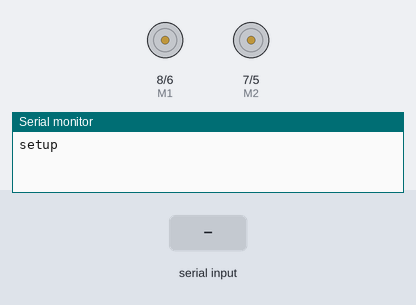
Simulated run of this sketch. Board: Arduino Uno, built with avr-gcc and run on an emulated ATmega328P. Parts: direction and speed pins drawn as motors (green arrow = direction pin HIGH = forward, orange = LOW = backward, longer = more drive), the last lines printed to the serial monitor. The inputs (shaded band) are chosen by the test bench.

Above: at 1.2 s.
1.3 s: "w" received over Serial
At 2.5 s:
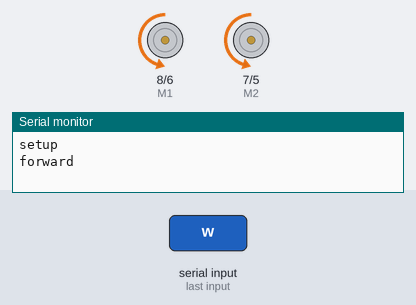
2.8 s: "s" received over Serial
At 3.9 s:
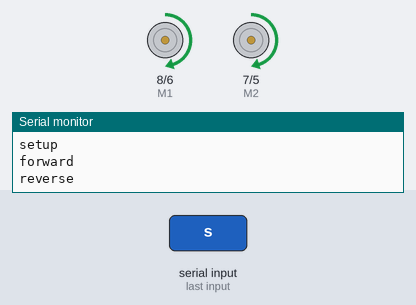
4.3 s: "a" received over Serial
At 5.0 s:
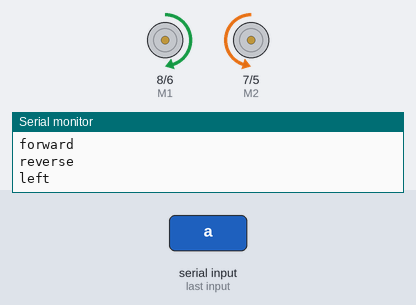
5.8 s: "d" received over Serial
At 6.2 s:
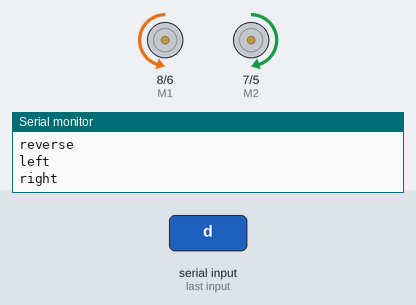
7.3 s: "W" received over Serial
At 8.5 s:
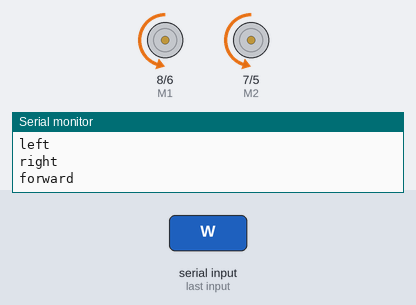
8.8 s: "S" received over Serial
At 9.6 s:
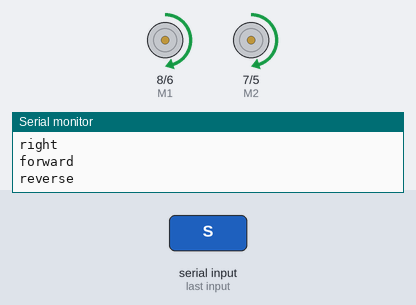
Timing chart, 0 to 11.3 s (numbered marks = the images above; inputs shaded):
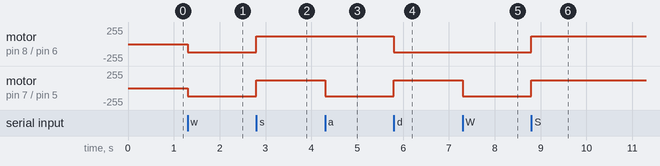

The sketch:

tank_wasd_keyboard_control.ino
```cpp
/*To control the rover, Copy and paste the code below into the Arduino software*/
int E1 = 6; //M1 Speed Control
int E2 = 5; //M2 Speed Control
int M1 = 8; //M1 Direction Control
int M2 = 7; //M2 Direction Control

void setup(void)
{
  int i;
  for(i=5;i<=8;i++)
  pinMode(i, OUTPUT);
  Serial.begin(9600);
  Serial.println("setup");
}

void loop(void)
{
  while (Serial.available() < 1) {} // Wait until a character is received
  char val = Serial.read();
  int leftspeed = 120; //255 is maximum speed
  int rightspeed = 120;
  switch(val) // Perform an action depending on the command
  {
    case 'w'://Move Forward
    case 'W':
      forward (leftspeed,rightspeed);
      break;
    case 's'://Move Backwards
    case 'S':
      reverse (leftspeed,rightspeed);
      break;
    case 'a'://Turn Left
    case 'A':
      left (leftspeed,rightspeed);
      break;
    case 'd'://Turn Right
    case 'D':
      right (leftspeed,rightspeed);
      break;
    default:
      stop();
      break;
  }
}

void stop(void) //Stop
{
  digitalWrite(E1,LOW);
  digitalWrite(E2,LOW);
  Serial.println("stop");
}

void forward(char a,char b)
{
  analogWrite (E1,a);
  digitalWrite(M1,LOW);
  analogWrite (E2,b);
  digitalWrite(M2,LOW);
  Serial.println("forward");
}

void reverse (char a,char b)
{
  analogWrite (E1,a);
  digitalWrite(M1,HIGH);
  analogWrite (E2,b);
  digitalWrite(M2,HIGH);
  Serial.println("reverse");
}

void left (char a,char b)
{
  analogWrite (E1,a);
  digitalWrite(M1,HIGH);
  analogWrite (E2,b);
  digitalWrite(M2,LOW);
  Serial.println("left");
}

void right (char a,char b)
{
  analogWrite (E1,a);
  digitalWrite(M1,LOW);
  analogWrite (E2,b);
  digitalWrite(M2,HIGH);
  Serial.println("right");
}
```

Measured:
- after the input at 1.3 s, motor on pin 8 (M1) / pin 6 (E1), motor on pin 7 (M2) / pin 5 (E2): stopped → backward 120/255 at once
- after the input at 2.8 s, motor on pin 8 (M1) / pin 6 (E1), motor on pin 7 (M2) / pin 5 (E2): backward 120/255 → forward 120/255 at once
- after the input at 4.3 s, motor on pin 7 (M2) / pin 5 (E2): forward 120/255 → backward 120/255 at once
- after the input at 5.8 s, motor on pin 8 (M1) / pin 6 (E1): forward 120/255 → backward 120/255 at once; motor on pin 7 (M2) / pin 5 (E2): backward 120/255 → forward 120/255 at once
- after the input at 7.3 s, motor on pin 7 (M2) / pin 5 (E2): forward 120/255 → backward 120/255 at once
- after the input at 8.8 s, motor on pin 8 (M1) / pin 6 (E1), motor on pin 7 (M2) / pin 5 (E2): backward 120/255 → forward 120/255 at once
